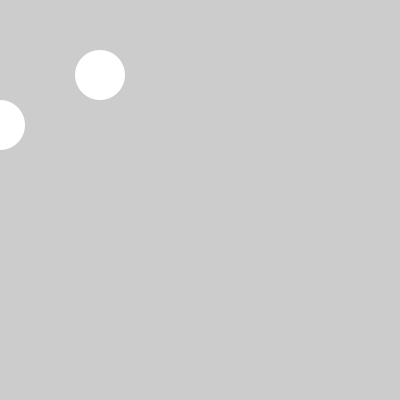
Frame 1 (no input)
Frame 60 (the mouse pressed at the canvas centre just before this capture): identical to frame 1, image omitted
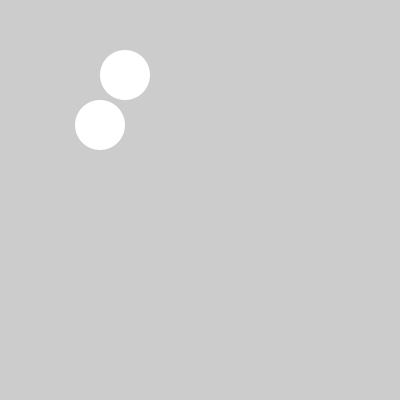
Frame 120 (the mouse held since frame 60 and released just before this capture)

The Processing sketch that drew these frames (run headless with seeded random() and noise(); from frame 60 on, the mouse is pressed at the canvas centre):

// Processing sketch: represent
// ── represent.pde
//map():- Re-maps a number from one range to another.
//n the first example above, the number 25 is converted from a value in the range of 0 to 100 into a 
//value that ranges from the left edge of the window (0) to the right edge (width).

//4. Represent

void setup() {
  size(400, 400);
  noStroke();
}

void draw() {
  background(204);
  float  x1 = map(mouseX, 0, width, 100, 150);
  ellipse(x1, 75, 50, 50);  
  float x2 = map(mouseX, 0, width, 0, 200);
  ellipse(x2, 125, 50, 50);  
}
